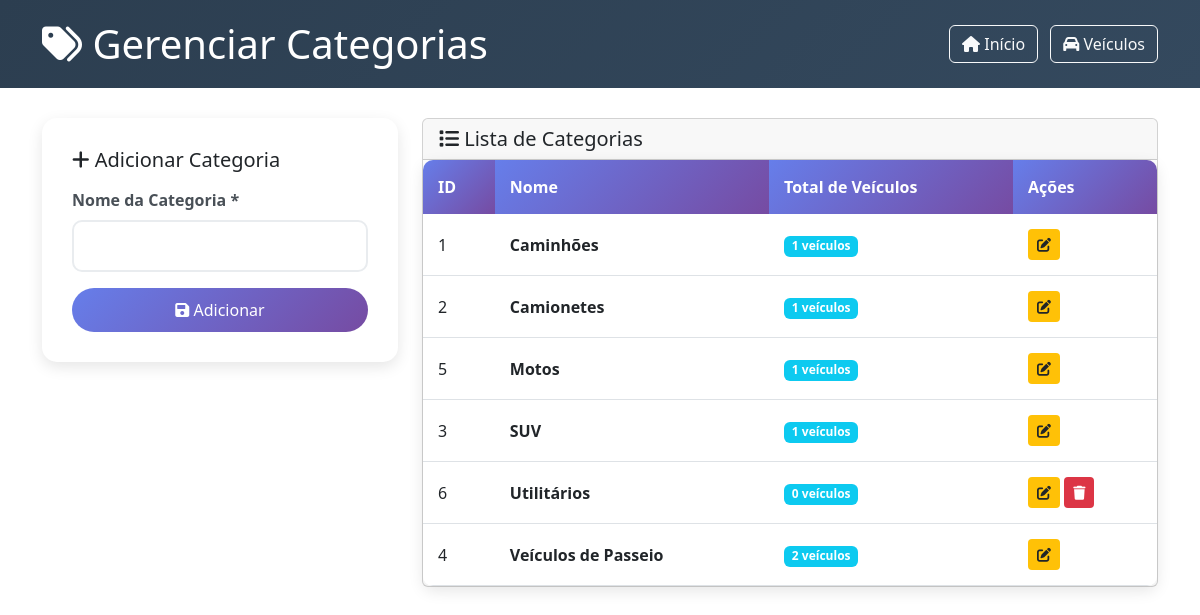
/admin/categorias.php (signed in), run on the app's committed database.
### tables this page shows
CREATE TABLE IF NOT EXISTS categorias (
    id INT AUTO_INCREMENT PRIMARY KEY,
    nome VARCHAR(50) NOT NULL UNIQUE
);

### admin/categorias.php (the view, shortened to what this page needs)
<?php
require_once '../config/database.php';
$categoria_edit = null;
$sql = "SELECT c.*, COUNT(v.id) as total_veiculos FROM categorias c
        LEFT JOIN veiculos v ON c.id = v.id_categoria
        GROUP BY c.id
        ORDER BY c.nome";
$stmt = $pdo->query($sql);
$categorias = $stmt->fetchAll();
?>
<!DOCTYPE html>
<html lang="pt-BR">
<head>
    <link href="https://cdn.jsdelivr.net/npm/bootstrap@5.3.0/dist/css/bootstrap.min.css" rel="stylesheet">
    <link href="https://cdnjs.cloudflare.com/ajax/libs/font-awesome/6.0.0/css/all.min.css" rel="stylesheet">
    <link href="../assets/css/style.css" rel="stylesheet">
</head>
<body>
    <div class="admin-header">
        <div class="container">
            <div class="row align-items-center">
                <div class="col-md-6">
                    <h1 class="mb-0">
                        <i class="fas fa-tags"></i> Gerenciar Categorias
                    </h1>
                </div>
                <div class="col-md-6 text-md-end">
                    <a href="../index.php" class="btn btn-outline-light me-2">
                        <i class="fas fa-home"></i> Início
                    </a>
                    <a href="veiculos.php" class="btn btn-outline-light">
                        <i class="fas fa-car"></i> Veículos
                    </a>
                </div>
            </div>
        </div>
    </div>
    <div class="container my-4">
        <div class="row">
            <div class="col-lg-4">
                <div class="admin-form">
                    <h5 class="mb-3">
                        <i class="fas fa-<?= $categoria_edit ? 'edit' : 'plus' ?>"></i>
                        <?= $categoria_edit ? 'Editar Categoria' : 'Adicionar Categoria' ?>
                    </h5>
                    <form method="POST">
                        <div class="mb-3">
                            <label for="nome" class="form-label">Nome da Categoria *</label>
                            <input type="text" class="form-control" id="nome" name="nome"
                                   value="<?= $categoria_edit ? htmlspecialchars($categoria_edit['nome']) : '' ?>"
                                   required>
                        </div>
                        <div class="d-grid gap-2">
                            <button type="submit" class="btn btn-primary">
                                <i class="fas fa-save"></i>
                                <?= $categoria_edit ? 'Atualizar' : 'Adicionar' ?>
                            </button>
                        </div>
                    </form>
                </div>
            </div>
            <div class="col-lg-8">
                <div class="card">
                    <div class="card-header">
                        <h5 class="mb-0">
                            <i class="fas fa-list"></i> Lista de Categorias
                        </h5>
                    </div>
                    <div class="card-body p-0">
                        <div class="table-responsive">
                            <table class="table table-hover mb-0">
                                <thead>
                                    <tr>
                                        <th>ID</th>
                                        <th>Nome</th>
                                        <th>Total de Veículos</th>
                                        <th>Ações</th>
                                    </tr>
                                </thead>
                                <tbody>
                                    <?php if (empty($categorias)): ?>
                                        <tr>
                                            <td colspan="4" class="text-center py-4">
                                                <i class="fas fa-info-circle text-muted"></i>
                                                Nenhuma categoria cadastrada.
                                            </td>
                                        </tr>
                                    <?php else: ?>
                                        <?php foreach ($categorias as $categoria): ?>
                                            <tr>
                                                <td><?= $categoria['id'] ?></td>
                                                <td>
                                                    <strong><?= htmlspecialchars($categoria['nome']) ?></strong>
                                                </td>
                                                <td>
                                                    <span class="badge bg-info"><?= $categoria['total_veiculos'] ?> veículos</span>
                                                </td>
                                                <td>
                                                    <a href="?edit=<?= $categoria['id'] ?>"
                                                       class="btn btn-sm btn-edit" title="Editar">
                                                        <i class="fas fa-edit"></i>
                                                    </a>
                                                    <?php if ($categoria['total_veiculos'] == 0): ?>
                                                        <a href="?delete=<?= $categoria['id'] ?>"
                                                           class="btn btn-sm btn-delete"
                                                           onclick="return confirm('Tem certeza que deseja excluir esta categoria?')"
                                                           title="Excluir">
                                                            <i class="fas fa-trash"></i>
                                                        </a>
                                                    <?php endif; ?>
                                                </td>
                                            </tr>
                                        <?php endforeach; ?>
                                    <?php endif; ?>
                                </tbody>
                            </table>
                        </div>
                    </div>
                </div>
            </div>
        </div>
    </div>
</body>
</html>

### assets/css/style.css (style rules this page uses)
.btn-primary { background: linear-gradient(135deg, #667eea 0%, #764ba2 100%); border: none; border-radius: 25px; padding: 10px 25px; font-weight: 500; transition: all 0.3s ease; }
.form-control { border-radius: 10px; border: 2px solid #e9ecef; padding: 12px 15px; transition: all 0.3s ease; }
.admin-header { background: linear-gradient(135deg, #2c3e50 0%, #34495e 100%); color: white; padding: 20px 0; margin-bottom: 30px; }
.table-responsive { border-radius: 10px; overflow: hidden; box-shadow: 0 5px 15px rgba(0, 0, 0, 0.1); }
.table { margin-bottom: 0; }
.table th { background: linear-gradient(135deg, #667eea 0%, #764ba2 100%); color: white; border: none; padding: 15px; }
.table td { padding: 15px; vertical-align: middle; }
.admin-form { background: white; padding: 30px; border-radius: 15px; box-shadow: 0 5px 15px rgba(0, 0, 0, 0.1); }
.form-label { font-weight: 600; color: #495057; margin-bottom: 8px; }
.btn-edit { background: #ffc107; color: #212529; }
.btn-delete { background: #dc3545; color: white; }

### data on the page
categorias: id "1", nome "Caminhões", total_veiculos "1"
categorias: id "2", nome "Camionetes", total_veiculos "1"
categorias: id "5", nome "Motos", total_veiculos "1"
categorias: id "3", nome "SUV", total_veiculos "1"
categorias: id "6", nome "Utilitários", total_veiculos "0"
categorias: id "4", nome "Veículos de Passeio", total_veiculos "2"
